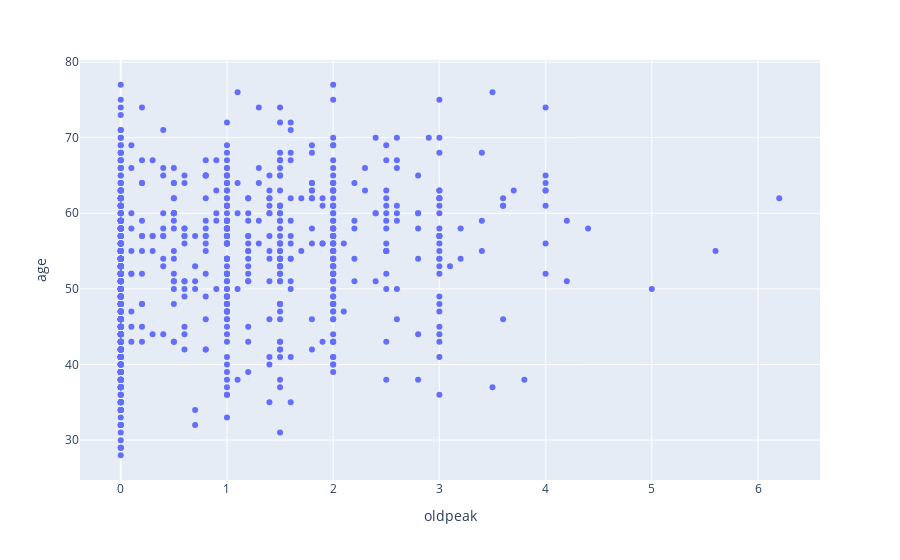

The cell this chart's notebook holds for it:
### Code cell
# scatter plot between oldpeak and age
px.scatter (df,x='oldpeak',y='age')

### Figure 1 — Plotly figure (JSON) as saved in the notebook; plotly's stock layout.template omitted (floating-point values rounded to 4 significant figures; data arrays with more than 128 entries replaced by an {"elided": "..."} marker saying what was removed)
{"data": [{"hovertemplate": "oldpeak=%{x}<br>age=%{y}<extra></extra>", "legendgroup": "", "marker": {"color": "#636efa", "symbol": "circle"}, "mode": "markers", "name": "", "orientation": "v", "showlegend": false, "type": "scatter", "x": {"elided": "918 float values"}, "xaxis": "x", "y": {"elided": "918 int values"}, "yaxis": "y"}], "layout": {"legend": {"tracegroupgap": 0}, "margin": {"t": 60}, "xaxis": {"anchor": "y", "domain": [0, 1], "title": {"text": "oldpeak"}}, "yaxis": {"anchor": "x", "domain": [0, 1], "title": {"text": "age"}}}}
